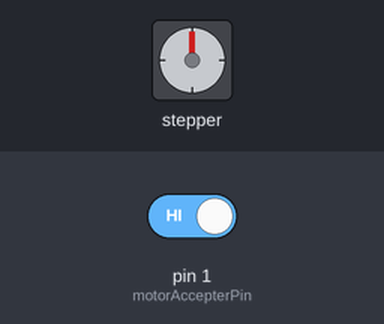
Bench run of a sketch on a simulated Arduino Uno, built with avr-gcc and run on an emulated ATmega328P. Shown: stepper motor. Inputs (shaded band) come from the test bench; at power-on: pin 1 (motorAccepterPin) HIGH. Stepper angles assume 200 steps per turn.

Above: at 1.2 s.
1.3 s: pin 1 (motorAccepterPin) driven LOW
At 1.45 s:
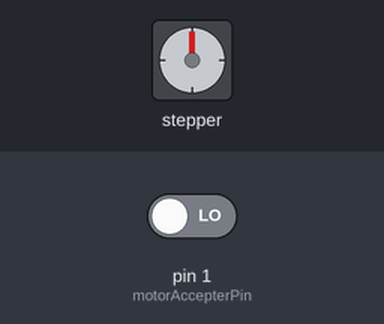
At 2.05 s:
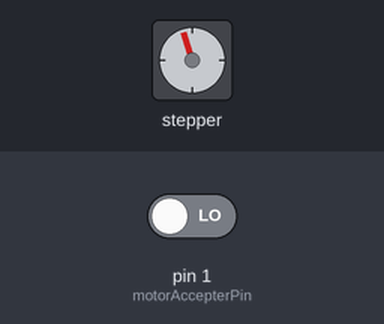
Timing chart, 0 to 16.3 s (numbered marks = the images above; inputs shaded):
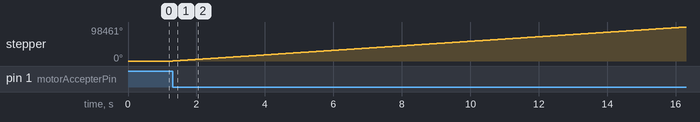

The sketch:

MotorSecondaryArduino.ino
```cpp
// Motor - Secondary Arduino
#include <AccelStepper.h>


#define motorAccepterPin	1

#define motorSpeed			10000
#define motorMaxSpeed	    10000
#define motorPinPulMinus	7
#define motorPinDirMinus	6

AccelStepper motor(1, motorPinPulMinus, motorPinDirMinus); // (1, 7, 6)

void setup()
{
	pinMode(motorAccepterPin, INPUT);
	motor.setMaxSpeed(motorMaxSpeed);
    motor.setSpeed(motorSpeed);
}

void loop()
{
	// Maybe I have to set motor.setSpeed() in setup
	if(digitalRead(motorAccepterPin) == LOW)
	{
        motor.runSpeed();
	}
}
```

Measured:
- after the input at 1.3 s, stepper: keeps turning clockwise at about 6564°/s, starting at once
